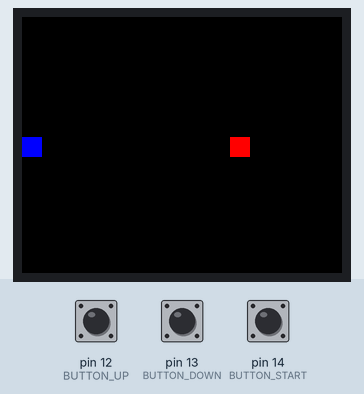
This sketch was run on a simulated Arduino Mega 2560, built for the host (arithmetic inside an expression is 32-bit, double 64-bit). Parts: 160×128 colour display. The inputs (shaded band) are chosen by the test bench; at power-on: pin 12 (BUTTON_UP) HIGH, pin 14 (BUTTON_START) HIGH, pin 13 (BUTTON_DOWN) HIGH. Random numbers use the default seed unless the sketch sets one; what the sketch prints to the serial monitor is not drawn.

Above: at 1.3 s.
1.4 s: pin 12 (BUTTON_UP) pulled LOW for 0.15 s
At 1.87 s:
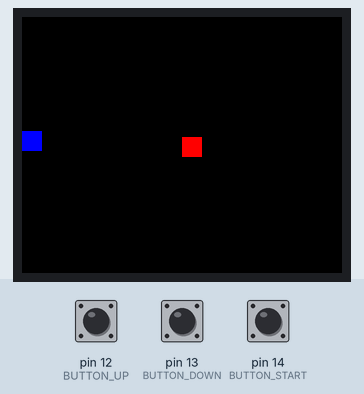
2.1 s: pin 14 (BUTTON_START) pulled LOW for 3.2 s
At 5.0 s:
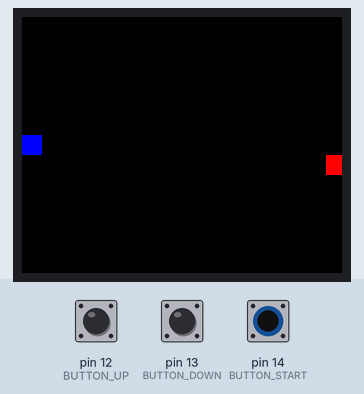
5.9 s: pin 13 (BUTTON_DOWN) pulled LOW for 0.15 s
At 6.23 s:
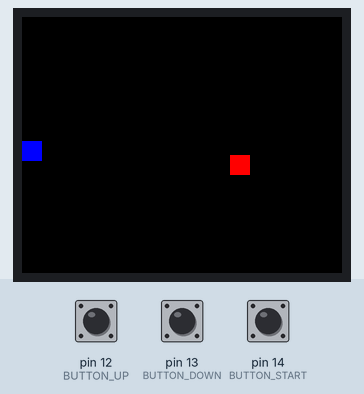
6.6 s: pin 12 (BUTTON_UP) pulled LOW for 1 s
At 7.15 s:
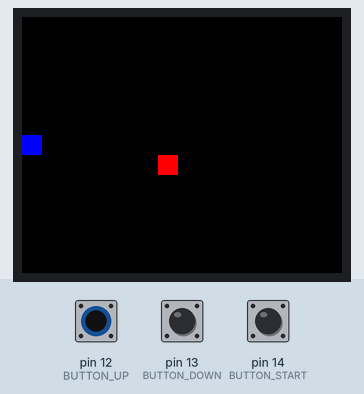
8.2 s: pin 13 (BUTTON_DOWN) pulled LOW for 1 s
At 9.3 s:
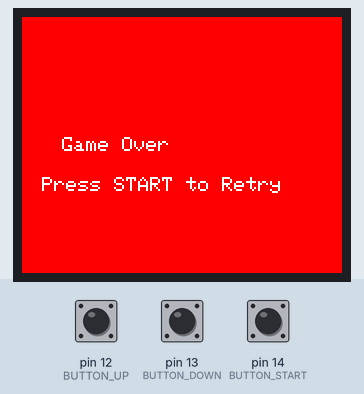
11.0 s: pin 14 (BUTTON_START) pulled LOW for 0.15 s
At 11.21 s:
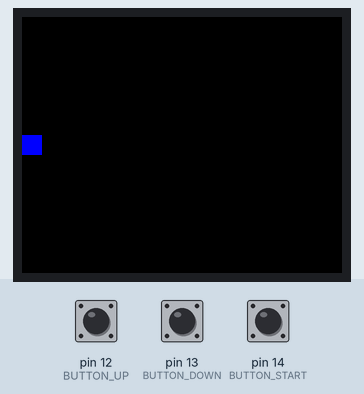
Timing chart, 0 to 12.7 s (numbered marks = the images above; inputs shaded):
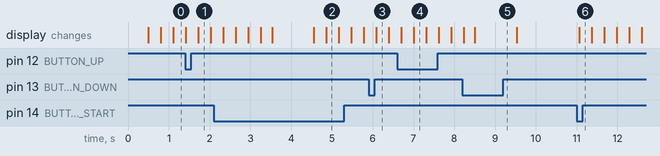

Measured:
- after the input at 11.0 s, the display: changes after 0.07 s (image 6)

The sketch:

espGame.ino
```cpp
#include <Adafruit_GFX.h>
#include <Adafruit_ST7735.h>
#include <Bounce2.h>

#define TFT_CS     18 //GPIO18 - CS
#define TFT_RST    16 //GPIO16 - Reset
#define TFT_DC     5  //GPIO5 - RS
#define TFT_SCK    4 //GPIO4 - SCK
#define TFT_MOSI   23 //GPIO23 - SDA

#define BUTTON_UP    12
#define BUTTON_DOWN  13
#define BUTTON_START 14

Adafruit_ST7735 tft = Adafruit_ST7735(TFT_CS, TFT_DC, TFT_RST);

Bounce debouncerUp = Bounce();
Bounce debouncerDown = Bounce();
Bounce debouncerStart = Bounce();

int playerY = 60;  //vertical position
int playerHeight = 10;
int playerWidth = 10;
int playerSpeed = 3;

int obstacleX = 140;  //horizontal position
int obstacleY = 60;   //vertical position
int obstacleWidth = 10;
int obstacleHeight = 10;
int obstacleSpeed = 2;

bool gameRunning = true;

void setup() {
  SPI.begin(TFT_SCK, -1, TFT_MOSI, TFT_CS);
  tft.initR(INITR_BLACKTAB);
  tft.setRotation(3);
  tft.fillScreen(ST7735_BLACK);

  pinMode(BUTTON_UP, INPUT_PULLUP);
  pinMode(BUTTON_DOWN, INPUT_PULLUP);
  pinMode(BUTTON_START, INPUT_PULLUP);

  debouncerUp.attach(BUTTON_UP);
  debouncerUp.interval(25);
  debouncerDown.attach(BUTTON_DOWN);
  debouncerDown.interval(25);
  debouncerStart.attach(BUTTON_START);
  debouncerStart.interval(25);

  Serial.begin(115200);
  drawGame();
}

void loop() {
  if (!gameRunning) {
    //start button to reset the game
    debouncerStart.update();
    if (debouncerStart.fell()) {
      resetGame(); //Reset the game
    }
    return; //Stop the game logic if the game is over
  }

  //debouncer
  debouncerUp.update();
  debouncerDown.update();

  //Move player based on button press
  if (debouncerUp.fell()) {
    playerY -= playerSpeed;  //Move up
    Serial.println("UP button pressed!");
  }
  if (debouncerDown.fell()) {
    playerY += playerSpeed;  //Move down
    Serial.println("DOWN button pressed!");
  }

  playerY = constrain(playerY, 0, tft.height() - playerHeight);

  //Move obstacle
  obstacleX -= obstacleSpeed;
  if (obstacleX < -obstacleWidth) {
    obstacleX = tft.width();
    obstacleY = random(20, tft.height() - obstacleHeight);
  }

  //Check for collision
  if (obstacleX < playerWidth &&
      obstacleX + obstacleWidth > 0 &&
      playerY < obstacleY + obstacleHeight &&
      playerY + playerHeight > obstacleY) {
    gameOver();
  }

  //Redraw the game
  drawGame();
  delay(30);  //game speed
}

void gameOver() {
  gameRunning = false;  // Stop the game
  tft.fillScreen(ST7735_RED);
  tft.setCursor(20, 60);
  tft.setTextColor(ST7735_WHITE);
  tft.setTextSize(1);
  tft.print("Game Over");

  tft.setCursor(10, 80);
  tft.print("Press START to Retry");

  Serial.println("Game Over!");

  delay(1000);
}

void resetGame() {
  //Reset game
  gameRunning = true;

  playerY = tft.height() / 2 - playerHeight / 2;  //Center player
  obstacleX = tft.width();
  obstacleY = random(20, tft.height() - obstacleHeight);

  tft.fillScreen(ST7735_BLACK);
  drawGame();
  Serial.println("Game Reset!");
}

void drawGame() {
  //clear the screen
  tft.fillScreen(ST7735_BLACK);

  //Draw player
  tft.fillRect(0, playerY, playerWidth, playerHeight, ST7735_BLUE);

  //Draw obstacle
  tft.fillRect(obstacleX, obstacleY, obstacleWidth, obstacleHeight, ST7735_RED);

  //Debugging output
  Serial.print("Player Y: ");
  Serial.print(playerY);
  Serial.print(", Obstacle X: ");
  Serial.print(obstacleX);
  Serial.print(", Obstacle Y: ");
  Serial.println(obstacleY);
}
```
